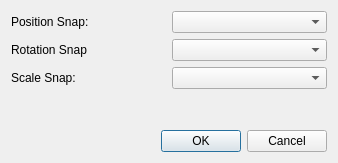
<?xml version="1.0" encoding="UTF-8"?>
<ui version="4.0">
 <class>SnapSettingsDlg</class>
 <widget class="QDialog" name="SnapSettingsDlg">
  <property name="geometry">
   <rect>
    <x>0</x>
    <y>0</y>
    <width>338</width>
    <height>163</height>
   </rect>
  </property>
  <property name="minimumSize">
   <size>
    <width>0</width>
    <height>0</height>
   </size>
  </property>
  <property name="maximumSize">
   <size>
    <width>1000</width>
    <height>1000</height>
   </size>
  </property>
  <property name="windowTitle">
   <string>Snap Settings</string>
  </property>
  <property name="windowIcon">
   <iconset resource="../../../Tools/Libs/GuiFoundation/QtResources/resources.qrc">
    <normaloff>:/GuiFoundation/EZ-logo.svg</normaloff>:/GuiFoundation/EZ-logo.svg</iconset>
  </property>
  <layout class="QVBoxLayout" name="verticalLayout">
   <item>
    <layout class="QGridLayout" name="gridLayout">
     <item row="0" column="0">
      <widget class="QLabel" name="label">
       <property name="text">
        <string>Position Snap:</string>
       </property>
      </widget>
     </item>
     <item row="0" column="1">
      <widget class="QComboBox" name="TranslationSnap"/>
     </item>
     <item row="1" column="0">
      <widget class="QLabel" name="label_2">
       <property name="text">
        <string>Rotation Snap</string>
       </property>
      </widget>
     </item>
     <item row="1" column="1">
      <widget class="QComboBox" name="RotationSnap"/>
     </item>
     <item row="2" column="0">
      <widget class="QLabel" name="label_3">
       <property name="text">
        <string>Scale Snap:</string>
       </property>
      </widget>
     </item>
     <item row="2" column="1">
      <widget class="QComboBox" name="ScaleSnap"/>
     </item>
    </layout>
   </item>
   <item>
    <spacer name="verticalSpacer">
     <property name="orientation">
      <enum>Qt::Vertical</enum>
     </property>
     <property name="sizeHint" stdset="0">
      <size>
       <width>20</width>
       <height>31</height>
      </size>
     </property>
    </spacer>
   </item>
   <item>
    <layout class="QHBoxLayout" name="horizontalLayout">
     <item>
      <spacer name="horizontalSpacer">
       <property name="orientation">
        <enum>Qt::Horizontal</enum>
       </property>
       <property name="sizeHint" stdset="0">
        <size>
         <width>40</width>
         <height>20</height>
        </size>
       </property>
      </spacer>
     </item>
     <item>
      <widget class="QDialogButtonBox" name="ButtonBox">
       <property name="standardButtons">
        <set>QDialogButtonBox::Cancel|QDialogButtonBox::Ok</set>
       </property>
      </widget>
     </item>
    </layout>
   </item>
  </layout>
 </widget>
 <resources>
  <include location="../QtResources/resources.qrc"/>
  <include location="../../../Tools/Libs/GuiFoundation/QtResources/resources.qrc"/>
  <include location="../QtResources/resources.qrc"/>
 </resources>
 <connections/>
</ui>
